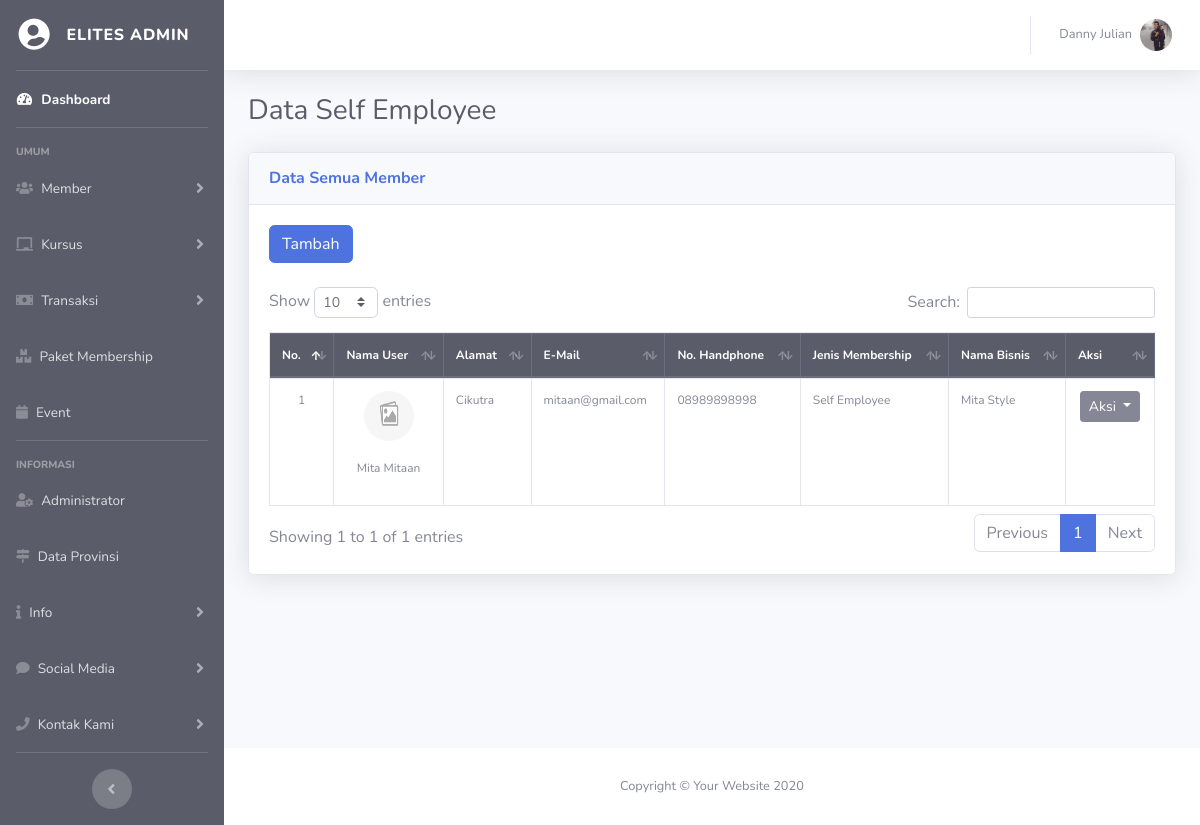
Page /elit-admin/index.php?hal=member-filter&mau=employee (signed in) on the committed database.
### tables this page shows
CREATE TABLE `user` (
  `id_user` int(11) NOT NULL,
  `nama_user` varchar(50) NOT NULL,
  `alamat` text NOT NULL,
  `tgl_lahir` date NOT NULL,
  `jenis_kelamin` varchar(15) NOT NULL,
  `no_hp` varchar(15) NOT NULL,
  `email` varchar(50) NOT NULL,
  `password` varchar(15) NOT NULL,
  `foto` varchar(100) NOT NULL,
  `hak_akses` varchar(15) NOT NULL,
  `status` varchar(15) NOT NULL,
  `setuju` varchar(5) NOT NULL
);

CREATE TABLE `user_status` (
  `id_userstats` int(11) NOT NULL,
  `id_user` int(11) NOT NULL,
  `id_paket` int(11) NOT NULL
);

CREATE TABLE `paket_member` (
  `id_paket` int(11) NOT NULL,
  `nama_paket` varchar(50) NOT NULL,
  `harga_member` double NOT NULL,
  `deskripsi_paket` text NOT NULL,
  `kondisi` varchar(10) NOT NULL,
  `jumlah_kelas` int(11) NOT NULL,
  `foto_paket` varchar(100) NOT NULL,
  `masa_berlaku` varchar(20) NOT NULL
);

CREATE TABLE `user_preneur` (
  `id_userpreneur` int(11) NOT NULL,
  `nama_bisnis` varchar(50) NOT NULL,
  `tahun_dirikan` year(4) NOT NULL,
  `bidang_usaha` varchar(50) NOT NULL,
  `akun_instagram` varchar(25) DEFAULT NULL,
  `page_facebook` varchar(50) DEFAULT NULL,
  `website_bisnis` varchar(25) DEFAULT NULL,
  `omset_bulanan` varchar(27) NOT NULL,
  `jumlah_karyawan` varchar(27) NOT NULL,
  `deskripsi_usaha` text NOT NULL,
  `id_user` int(11) NOT NULL,
  `id_provinsi` int(11) NOT NULL,
  `alamat_bisnis` varchar(100) NOT NULL,
  `email_bisnis` varchar(50) NOT NULL,
  `telp_bisnis` varchar(15) NOT NULL,
  `foto_usaha` varchar(100) NOT NULL,
  `industri` varchar(50) DEFAULT NULL
);

### elit-admin/fungsi/fungsian.php (called while the page is built, shortened)
<?php
    function loncengNotif($a)
    {
        if ($a==0)
        {
            $isi = "";
        }
        return $isi;
    }
?>

### fungsional/data/isiData.php (called while the page is built, shortened)
<?php
    class isiData extends konfigurasi
    {
        public function perulanganData($q)
        {
            while ($a = mysqli_fetch_array($q))
            {
                $isi[]=$a;
            }
            return $isi;
        }
        public function hitungData($q)
        {
            $hitung = mysqli_num_rows($q);
            return $hitung;
        }
        public function eksekusiSQL($sqlnya)
        {
            $sambungannya=parent::sambungkan();
            $que = mysqli_query($sambungannya, $sqlnya);
            return $que;
        }
        public function tampilId($nama_tabel, $id, $val)
        {
            $sql = "SELECT *FROM $nama_tabel WHERE $id = '$val'";
            $que = $this->eksekusiSQL($sql);
            $kondisi = $this->perulanganData($que);
            return $kondisi;
        }
    }
?>

### elit-admin/fungsi/akun.php (called while the page is built, shortened)
<?php
    if (!empty($admin))
    {
        $tampil = $isi->tampilId("user", "id_user", "$admin");
        foreach ($tampil as $key)
        {
            $namauser = $key['nama_user'];
            $foto     = $key['foto'];
            if ($foto=='Kosong')
            {
                $gambarLogin = "../img/nofoto.png";
            }
            else
            {
                $gambarLogin="../foto/$foto";
            }
        }
    }
?>

### elit-admin/halaman/member-filter.php (the view, shortened to what this page needs)
<?php
    $idm = @$_GET['mau'];
    if ($idm=='employee')
    {
        $pkt = "Self Employee";
    }
    $ingin= $idm;
?>
 <div class="container-fluid teks12">
     <div class="d-sm-flex align-items-center justify-content-between mb-4">
         <h1 class="h3 mb-0 text-gray-800">Data <?php echo $pkt; ?></h1>
     </div>
     <div class="row">
         <div class="col-xl-12">
             <div class="card shadow mb-4">
                 <div class="card-header py-3 d-flex flex-row align-items-center justify-content-between">
                     <h6 class="m-0 font-weight-bold text-primary">Data Semua Member</h6>
                 </div>
                 <div class="card-body">
                    <a class='btn btn-primary' href='?hal=member-tambah&ingin=<?php echo $ingin;?>'>Tambah</a>
                    <br><br>
                     <?php
                        if ($pkt!=="Administrator")
                        {
                            $cariPaket = $isi->eksekusiSQl("SELECT *FROM paket_member WHERE nama_paket='$pkt'");
                            foreach ($cariPaket as $y)
                            {
                                $idpaket = $y['id_paket'];
                            }
                            $direksi ="SELECT * FROM `user_status` INNER JOIN user ON user_status.id_user = user.id_user
                            WHERE user_status.id_paket='$idpaket' ORDER BY user.id_user DESC";
                        }
                        else
                        {
                            $direksi = "SELECT *FROM user WHERE hak_akses='Administrator'";
                            $tMember = "";
                            $tabelan="";
                        }
                        $perintah = $isi->eksekusiSQl($direksi);
                        $hitung   = $isi->hitungData($perintah);
                        if ($hitung == 0) {
                            pesanKosong();
                        } else {
                            echo
                                "
                           <div class='table-responsive'>
                                <table style='font-size:12px;' class='table table-bordered table-hover' id='dataTable' width='100%' cellspacing='0'>
                                    <thead class='thead-dark'>
                                        <tr>
                                            <th>No.</th>
                                            <th>Nama User</th>
                                            <th>Alamat</th>
                                            <th>E-Mail</th>
                                            <th>No. Handphone</th>
                                            <th>Jenis Membership</th>
                                            <th>Nama Bisnis</th>
                                            <th>Aksi</th>
                                        </tr>
                                    </thead>
                            ";
                            $no = 1;
                            foreach ($perintah as $a) {
                                $nama   = $a['nama_user'];
                                $alamat = $a['alamat'];
                                $email  = $a['email'];
                                $nohp   = $a['no_hp'];
                                $foto   = $a['foto'];
                                $ius    = $a['id_user'];
                                $statusEr = $isi->eksekusiSQl("SELECT *FROM user_status
                                                            INNER JOIN user ON user_status.id_user = user.id_user
                                                            INNER JOIN paket_member ON user_status.id_paket = paket_member.id_paket
                                                            WHERE user.id_user='$ius'");
                                foreach ($statusEr as $o) {
                                    $namaPaket = $o['nama_paket'];
                                }
                                $userPreneur = $isi->eksekusiSQL("SELECT *FROM user_preneur
                                                                    INNER JOIN user ON user.id_user=user_preneur.id_user
                                                                    INNER JOIN provinsi ON provinsi.id_provinsi=user_preneur.id_provinsi
                                                                    WHERE user.id_user='$ius'");
                                $jumPreneur = $isi->hitungData($userPreneur);
                                if ($jumPreneur == 0) {
                                    $namaBis = "Belum ada";
                                    $isiUsaha = "<h3>Info Usaha belum diinput</h3>";
                                } else {
                                    foreach ($userPreneur as $a) {
                                        $namaBis   = $a['nama_bisnis'];
                                        $ius    = $a['id_user'];
                                    }
                                }
                                if ($foto == 'Kosong') {
                                    $gambar = "<img class='rounded-circle' src='../img/nofoto.png' width='50' height='50'>";
                                    $tujuan = "../img/nofoto.png";
                                }
                                echo
                                "
                                    <tbody>
                                        <tr>
                                            <td align='center'>$no</td>
                                            <td>
                                                <center>
                                                    $gambar
                                                    <br> <br>
                                                    <p>$nama</p>
                                                </center>
                                            </td>
                                            <td>$alamat</td>
                                            <td>$email</td>
                                            <td>$nohp</td>
                                            <td>$namaPaket</td>
                                            <td>$namaBis</td>
                                            <td>
                                            <center>
                                            <div class='btn-group' role='group'>
                                                <button id='aksi' type='button' class='btn btn-secondary btn-sm dropdown-toggle' data-toggle='dropdown' aria-haspopup='true' aria-expanded='false'>
                                                Aksi
                                                </button>
                                                    <a data-fancybox class='dropdown-item' data-src='#member$ius' href='javascript:;'>View</a>
                                                    <a class='dropdown-item' href='?hal=member-edit&id=$ius&mau=edit'>Edit</a>
                                                    <a class='dropdown-item' href='?hal=member-respon&id=$ius&mau=hapus&f=$foto'>Hapus</a>
                                            </div>
                                        </center>
                                            </td>
                                        </tr>
                                        <div class='container' style='display: none; font-size:14px; width:800px;' id='member$ius'>
                                                        <img src='$tujuan' width='100%' height='270'>
                                                        <dd><b>Nama Member</b> : $nama</dd>
                                                        <dd><b>Alamat Tinggal</b> : $alamat</dd>
                                                        <dd><b>E-mail</b> : $email</dd>
                                                        <dd><b>No. Handphone</b> : $nohp</dd>
                                                        <dd><b>Status Membership</b> : $namaPaket</dd>
                                                            <a class='btn btn-warning' href='?hal=member-edit&id=$ius&mau=edit'>Edit Profil Member</a>
                                                            <a class='btn btn-danger' href='?hal=member-respon&id=$ius&mau=hapus'>Hapus Member</a>
                                            $isiUsaha
                                        </div>
                                ";
                                $no++;
                            }
                            echo
                                "
                                    </tbody>
                                </table>
                            </div>
                           ";
                        }
                    ?>
                 </div>
             </div>
         </div>
     </div>
 </div>

### elit-admin/fungsi/menu-atas.php (shortened to what this page needs)
<nav class="navbar navbar-expand navbar-light bg-white topbar mb-4 static-top shadow">
<ul class="navbar-nav ml-auto">
  <li class="nav-item dropdown no-arrow">
    <a class="nav-link dropdown-toggle" href="#" id="userDropdown" role="button" data-toggle="dropdown" aria-haspopup="true" aria-expanded="false">
      <span class="mr-2 d-none d-lg-inline text-gray-600 small"><?php echo $namauser; ?></span>
      <img class="img-profile rounded-circle" src="<?php echo $gambarLogin; ?>">
    </a>
  </li>
</ul>
</nav>

### rows in the picture
user: nama_user "Danny Julian", foto (picture)
user_status: id_user.nama_user "Mita Mitaan", id_user.alamat "Cikutra", id_user.email "mitaan@gmail.com", id_user.no_hp "08989898998", id_paket.nama_paket "Self Employee", user_preneur.nama_bisnis "Mita Style"

### other values in the picture
$pkt "Self Employee"
